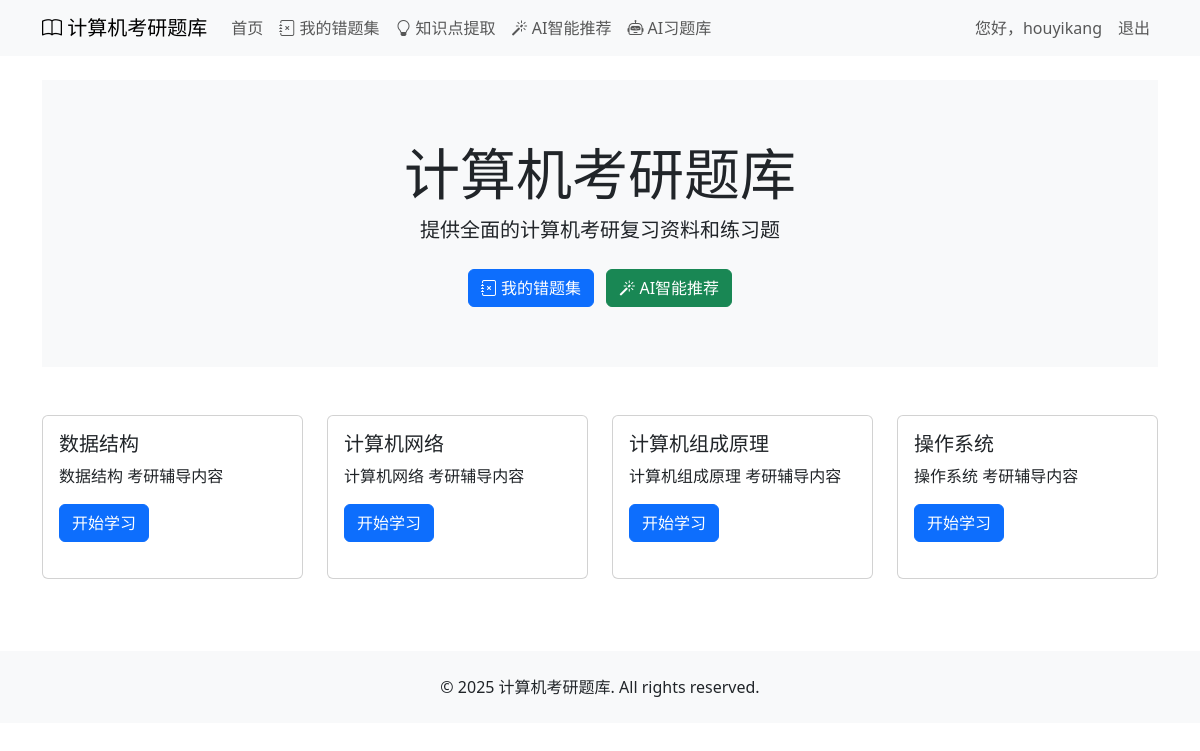
The app's page / (signed in) with its own data.
### courses/models.py (models this page shows, shortened)
class Book(models.Model):
    title = models.CharField(max_length=100, verbose_name='书名')
    description = models.TextField(blank=True, verbose_name='描述')
    cover_image = models.ImageField(upload_to='book_covers/', blank=True, verbose_name='封面图片')
    class Meta:
        verbose_name = '书籍'
        verbose_name_plural = verbose_name

### courses/views.py (the view)
# urls.py: path('', views.index, name='index'),
@login_required
def index(request):
    books = Book.objects.all()
    return render(request, 'courses/index.html', {'books': books})

### courses/templates/courses/index.html (shortened to what this page needs)
{% extends 'courses/base.html' %}
{% block content %}
<div class="hero-section text-center mb-5">
    <h1 class="display-4">计算机考研题库</h1>
    <p class="lead">提供全面的计算机考研复习资料和练习题</p>
    {% if user.is_authenticated %}
    <div class="mt-4">
        <a href="{% url 'courses:mistake_collection' %}" class="btn btn-primary me-2">
            <i class="bi bi-journal-x"></i> 我的错题集
        </a>
        <a href="{% url 'courses:ai_recommend' %}" class="btn btn-success">
            <i class="bi bi-magic"></i> AI智能推荐
        </a>
    </div>
    {% endif %}
</div>
<div class="row">
    {% for book in books %}
    <div class="col-md-6 col-lg-3">
        <div class="card h-100">
            <div class="card-body">
                <h5 class="card-title">{{ book.title }}</h5>
                <p class="card-text">{{ book.description }}</p>
                <a href="{% url 'courses:book_detail' book.id %}" class="btn btn-primary">开始学习</a>
            </div>
        </div>
    </div>
    {% endfor %}
</div>
{% endblock %}

### courses/templates/courses/base.html (shortened to what this page needs)
<!DOCTYPE html>
<html lang="zh-hans">
<head>
    <link href="https://cdn.bootcdn.net/ajax/libs/twitter-bootstrap/5.3.0/css/bootstrap.min.css" rel="stylesheet">
    <link href="https://cdn.bootcdn.net/ajax/libs/bootstrap-icons/1.10.0/font/bootstrap-icons.min.css" rel="stylesheet">
</head>
<body>
    <nav class="navbar navbar-expand-lg navbar-light bg-light">
        <div class="container">
            <a class="navbar-brand" href="{% url 'courses:index' %}">
                <i class="bi bi-book"></i> 计算机考研题库
            </a>
            <div class="collapse navbar-collapse" id="navbarNav">
                <ul class="navbar-nav">
                    <li class="nav-item">
                        <a class="nav-link" href="{% url 'courses:index' %}">首页</a>
                    </li>
                    {% if user.is_authenticated %}
                    <li class="nav-item">
                        <a class="nav-link" href="{% url 'courses:mistake_collection' %}">
                            <i class="bi bi-journal-x"></i> 我的错题集
                        </a>
                    </li>
                    <li class="nav-item">
                        <a class="nav-link" href="{% url 'courses:extract_knowledge' %}">
                            <i class="bi bi-lightbulb"></i> 知识点提取
                        </a>
                    </li>
                    <li class="nav-item">
                        <a class="nav-link" href="{% url 'courses:ai_recommend' %}">
                            <i class="bi bi-magic"></i> AI智能推荐
                        </a>
                    </li>
                    <li class="nav-item">
                        <a class="nav-link" href="{% url 'courses:my_ai_exercises' %}">
                            <i class="bi bi-robot"></i> AI习题库
                        </a>
                    </li>
                    {% endif %}
                </ul>
                <ul class="navbar-nav ms-auto">
                    {% if user.is_authenticated %}
                    <li class="nav-item">
                        <span class="nav-link">您好，{{ user.username }}</span>
                    </li>
                    <li class="nav-item">
                        <a class="nav-link" href="#">退出</a>
                    </li>
                    {% endif %}
                </ul>
            </div>
        </div>
    </nav>
    <main class="container py-4">
        {% block content %}
        {% endblock %}
    </main>
    <footer class="bg-light py-4 mt-5">
        <div class="container text-center">
            <p class="mb-0">© 2025 计算机考研题库. All rights reserved.</p>
        </div>
    </footer>
</body>
</html>

### courses/templates/courses/base.html (style rules this page uses)
.hero-section { background-color: #f8f9fa; padding: 60px 0; }
.card { transition: transform 0.2s; margin-bottom: 20px; }

### records on screen
Book: title "数据结构", description "数据结构 考研辅导内容"
Book: title "计算机网络", description "计算机网络 考研辅导内容"
Book: title "计算机组成原理", description "计算机组成原理 考研辅导内容"
Book: title "操作系统", description "操作系统 考研辅导内容"

### other values on screen
{{ user.username }} "houyikang"
